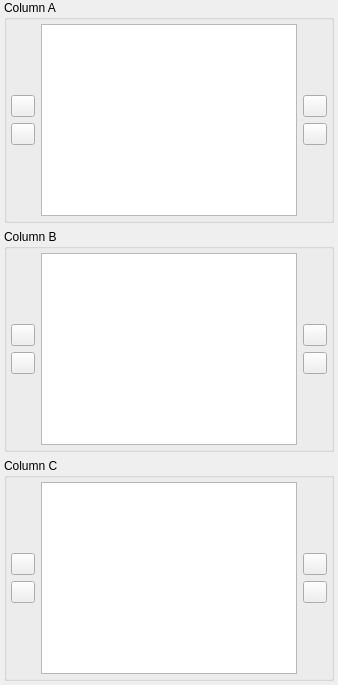
             <widget class="QWidget" name="newQSODetailPage">
              <layout class="QVBoxLayout" name="verticalLayout_20">
               <property name="leftMargin">
                <number>4</number>
               </property>
               <property name="topMargin">
                <number>0</number>
               </property>
               <property name="rightMargin">
                <number>4</number>
               </property>
               <property name="bottomMargin">
                <number>4</number>
               </property>
               <item>
                <widget class="QGroupBox" name="detailColAGroupBox">
                 <property name="title">
                  <string>Column A</string>
                 </property>
                 <layout class="QHBoxLayout" name="horizontalLayout_6">
                  <property name="leftMargin">
                   <number>4</number>
                  </property>
                  <property name="topMargin">
                   <number>4</number>
                  </property>
                  <property name="rightMargin">
                   <number>4</number>
                  </property>
                  <property name="bottomMargin">
                   <number>4</number>
                  </property>
                  <item>
                   <layout class="QVBoxLayout" name="verticalLayout_14">
                    <item>
                     <spacer name="verticalSpacer_23">
                      <property name="orientation">
                       <enum>Qt::Vertical</enum>
                      </property>
                      <property name="sizeHint" stdset="0">
                       <size>
                        <width>20</width>
                        <height>40</height>
                       </size>
                      </property>
                     </spacer>
                    </item>
                    <item>
                     <widget class="QPushButton" name="moveToDetailColAButton">
                      <property name="sizePolicy">
                       <sizepolicy hsizetype="Maximum" vsizetype="Fixed">
                        <horstretch>0</horstretch>
                        <verstretch>0</verstretch>
                       </sizepolicy>
                      </property>
                      <property name="maximumSize">
                       <size>
                        <width>24</width>
                        <height>24</height>
                       </size>
                      </property>
                      <property name="toolTip">
                       <string>Move selected fields from the Available Fields List to the Row A</string>
                      </property>
                      <property name="text">
                       <string notr="true"/>
                      </property>
                      <property name="icon">
                       <iconset resource="../res/icons/icons.qrc">
                        <normaloff>:/icons/baseline-play_arrow-24px.svg</normaloff>:/icons/baseline-play_arrow-24px.svg</iconset>
                      </property>
                     </widget>
                    </item>
                    <item>
                     <widget class="QPushButton" name="removeFromDetailColAButton">
                      <property name="sizePolicy">
                       <sizepolicy hsizetype="Maximum" vsizetype="Fixed">
                        <horstretch>0</horstretch>
                        <verstretch>0</verstretch>
                       </sizepolicy>
                      </property>
                      <property name="maximumSize">
                       <size>
                        <width>24</width>
                        <height>24</height>
                       </size>
                      </property>
                      <property name="toolTip">
                       <string>Remove selected field from the Row A</string>
                      </property>
                      <property name="text">
                       <string notr="true"/>
                      </property>
                      <property name="icon">
                       <iconset resource="../res/icons/icons.qrc">
                        <normaloff>:/icons/baseline-play_back-24px.svg</normaloff>:/icons/baseline-play_back-24px.svg</iconset>
                      </property>
                     </widget>
                    </item>
                    <item>
                     <spacer name="verticalSpacer_24">
                      <property name="orientation">
                       <enum>Qt::Vertical</enum>
                      </property>
                      <property name="sizeHint" stdset="0">
                       <size>
                        <width>20</width>
                        <height>40</height>
                       </size>
                      </property>
                     </spacer>
                    </item>
                   </layout>
                  </item>
                  <item>
                   <widget class="QListView" name="detailColAFieldsListView">
                    <property name="toolTip">
                     <string>List of fields in the first QSO Detail Column</string>
                    </property>
                    <property name="editTriggers">
                     <set>QAbstractItemView::NoEditTriggers</set>
                    </property>
                    <property name="showDropIndicator" stdset="0">
                     <bool>false</bool>
                    </property>
                    <property name="verticalScrollMode">
                     <enum>QAbstractItemView::ScrollPerPixel</enum>
                    </property>
                    <property name="horizontalScrollMode">
                     <enum>QAbstractItemView::ScrollPerPixel</enum>
                    </property>
                   </widget>
                  </item>
                  <item>
                   <layout class="QVBoxLayout" name="verticalLayout_15">
                    <item>
                     <spacer name="verticalSpacer_25">
                      <property name="orientation">
                       <enum>Qt::Vertical</enum>
                      </property>
                      <property name="sizeHint" stdset="0">
                       <size>
                        <width>20</width>
                        <height>40</height>
                       </size>
                      </property>
                     </spacer>
                    </item>
                    <item>
                     <widget class="QPushButton" name="detailColAUpButton">
                      <property name="sizePolicy">
                       <sizepolicy hsizetype="Maximum" vsizetype="Fixed">
                        <horstretch>0</horstretch>
                        <verstretch>0</verstretch>
                       </sizepolicy>
                      </property>
                      <property name="maximumSize">
                       <size>
                        <width>24</width>
                        <height>24</height>
                       </size>
                      </property>
                      <property name="toolTip">
                       <string>Change the order. Move selected field up</string>
                      </property>
                      <property name="text">
                       <string notr="true"/>
                      </property>
                      <property name="icon">
                       <iconset resource="../res/icons/icons.qrc">
                        <normaloff>:/icons/baseline-play_up-24px.svg</normaloff>:/icons/baseline-play_up-24px.svg</iconset>
                      </property>
                     </widget>
                    </item>
                    <item>
                     <widget class="QPushButton" name="detailColADownButton">
                      <property name="sizePolicy">
                       <sizepolicy hsizetype="Maximum" vsizetype="Fixed">
                        <horstretch>0</horstretch>
                        <verstretch>0</verstretch>
                       </sizepolicy>
                      </property>
                      <property name="maximumSize">
                       <size>
                        <width>24</width>
                        <height>24</height>
                       </size>
                      </property>
                      <property name="toolTip">
                       <string>Change the order. Move selected field down</string>
                      </property>
                      <property name="text">
                       <string notr="true"/>
                      </property>
                      <property name="icon">
                       <iconset resource="../res/icons/icons.qrc">
                        <normaloff>:/icons/baseline-play_down-24px.svg</normaloff>:/icons/baseline-play_down-24px.svg</iconset>
                      </property>
                     </widget>
                    </item>
                    <item>
                     <spacer name="verticalSpacer_26">
                      <property name="orientation">
                       <enum>Qt::Vertical</enum>
                      </property>
                      <property name="sizeHint" stdset="0">
                       <size>
                        <width>20</width>
                        <height>40</height>
                       </size>
                      </property>
                     </spacer>
                    </item>
                   </layout>
                  </item>
                 </layout>
                </widget>
               </item>
               <item>
                <widget class="QGroupBox" name="detailColBGroupBox">
                 <property name="title">
                  <string>Column B</string>
                 </property>
                 <layout class="QHBoxLayout" name="horizontalLayout_7">
                  <property name="leftMargin">
                   <number>4</number>
                  </property>
                  <property name="topMargin">
                   <number>4</number>
                  </property>
                  <property name="rightMargin">
                   <number>4</number>
                  </property>
                  <property name="bottomMargin">
                   <number>4</number>
                  </property>
                  <item>
                   <layout class="QVBoxLayout" name="verticalLayout_16">
                    <item>
                     <spacer name="verticalSpacer_27">
                      <property name="orientation">
                       <enum>Qt::Vertical</enum>
                      </property>
                      <property name="sizeHint" stdset="0">
                       <size>
                        <width>20</width>
                        <height>40</height>
                       </size>
                      </property>
                     </spacer>
                    </item>
                    <item>
                     <widget class="QPushButton" name="moveToDetailColBButton">
                      <property name="sizePolicy">
                       <sizepolicy hsizetype="Maximum" vsizetype="Fixed">
                        <horstretch>0</horstretch>
                        <verstretch>0</verstretch>
                       </sizepolicy>
                      </property>
                      <property name="maximumSize">
                       <size>
                        <width>24</width>
                        <height>24</height>
                       </size>
                      </property>
                      <property name="toolTip">
                       <string>Move selected fields from the Available Fields List to the Row A</string>
                      </property>
                      <property name="text">
                       <string notr="true"/>
                      </property>
                      <property name="icon">
                       <iconset resource="../res/icons/icons.qrc">
                        <normaloff>:/icons/baseline-play_arrow-24px.svg</normaloff>:/icons/baseline-play_arrow-24px.svg</iconset>
                      </property>
                     </widget>
                    </item>
                    <item>
                     <widget class="QPushButton" name="removeFromDetailColBButton">
                      <property name="sizePolicy">
                       <sizepolicy hsizetype="Maximum" vsizetype="Fixed">
                        <horstretch>0</horstretch>
                        <verstretch>0</verstretch>
                       </sizepolicy>
                      </property>
                      <property name="maximumSize">
                       <size>
                        <width>24</width>
                        <height>24</height>
                       </size>
                      </property>
                      <property name="toolTip">
                       <string>Remove selected field from the Row A</string>
                      </property>
                      <property name="text">
                       <string notr="true"/>
                      </property>
                      <property name="icon">
                       <iconset resource="../res/icons/icons.qrc">
                        <normaloff>:/icons/baseline-play_back-24px.svg</normaloff>:/icons/baseline-play_back-24px.svg</iconset>
                      </property>
                     </widget>
                    </item>
                    <item>
                     <spacer name="verticalSpacer_28">
                      <property name="orientation">
                       <enum>Qt::Vertical</enum>
                      </property>
                      <property name="sizeHint" stdset="0">
                       <size>
                        <width>20</width>
                        <height>40</height>
                       </size>
                      </property>
                     </spacer>
                    </item>
                   </layout>
                  </item>
                  <item>
                   <widget class="QListView" name="detailColBFieldsListView">
                    <property name="toolTip">
                     <string>List of fields in the second QSO Detail Column</string>
                    </property>
                    <property name="editTriggers">
                     <set>QAbstractItemView::NoEditTriggers</set>
                    </property>
                    <property name="showDropIndicator" stdset="0">
                     <bool>false</bool>
                    </property>
                    <property name="verticalScrollMode">
                     <enum>QAbstractItemView::ScrollPerPixel</enum>
                    </property>
                    <property name="horizontalScrollMode">
                     <enum>QAbstractItemView::ScrollPerPixel</enum>
                    </property>
                   </widget>
                  </item>
                  <item>
                   <layout class="QVBoxLayout" name="verticalLayout_17">
                    <item>
                     <spacer name="verticalSpacer_29">
                      <property name="orientation">
                       <enum>Qt::Vertical</enum>
                      </property>
                      <property name="sizeHint" stdset="0">
                       <size>
                        <width>20</width>
                        <height>40</height>
                       </size>
                      </property>
                     </spacer>
                    </item>
                    <item>
                     <widget class="QPushButton" name="detailColBUpButton">
                      <property name="sizePolicy">
                       <sizepolicy hsizetype="Maximum" vsizetype="Fixed">
                        <horstretch>0</horstretch>
                        <verstretch>0</verstretch>
                       </sizepolicy>
                      </property>
                      <property name="maximumSize">
                       <size>
                        <width>24</width>
                        <height>24</height>
                       </size>
                      </property>
                      <property name="toolTip">
                       <string>Change the order. Move selected field up</string>
                      </property>
                      <property name="text">
                       <string notr="true"/>
                      </property>
                      <property name="icon">
                       <iconset resource="../res/icons/icons.qrc">
                        <normaloff>:/icons/baseline-play_up-24px.svg</normaloff>:/icons/baseline-play_up-24px.svg</iconset>
                      </property>
                     </widget>
                    </item>
                    <item>
                     <widget class="QPushButton" name="detailColBDownButton">
                      <property name="sizePolicy">
                       <sizepolicy hsizetype="Maximum" vsizetype="Fixed">
                        <horstretch>0</horstretch>
                        <verstretch>0</verstretch>
                       </sizepolicy>
                      </property>
                      <property name="maximumSize">
                       <size>
                        <width>24</width>
                        <height>24</height>
                       </size>
                      </property>
                      <property name="toolTip">
                       <string>Change the order. Move selected field down</string>
                      </property>
                      <property name="text">
                       <string notr="true"/>
                      </property>
                      <property name="icon">
                       <iconset resource="../res/icons/icons.qrc">
                        <normaloff>:/icons/baseline-play_down-24px.svg</normaloff>:/icons/baseline-play_down-24px.svg</iconset>
                      </property>
                     </widget>
                    </item>
                    <item>
                     <spacer name="verticalSpacer_30">
                      <property name="orientation">
                       <enum>Qt::Vertical</enum>
                      </property>
                      <property name="sizeHint" stdset="0">
                       <size>
                        <width>20</width>
                        <height>40</height>
                       </size>
                      </property>
                     </spacer>
                    </item>
                   </layout>
                  </item>
                 </layout>
                </widget>
               </item>
               <item>
                <widget class="QGroupBox" name="detailColCGroupBox">
                 <property name="title">
                  <string>Column C</string>
                 </property>
                 <layout class="QHBoxLayout" name="horizontalLayout_8">
                  <property name="leftMargin">
                   <number>4</number>
                  </property>
                  <property name="topMargin">
                   <number>4</number>
                  </property>
                  <property name="rightMargin">
                   <number>4</number>
                  </property>
                  <property name="bottomMargin">
                   <number>4</number>
                  </property>
                  <item>
                   <layout class="QVBoxLayout" name="verticalLayout_18">
                    <item>
                     <spacer name="verticalSpacer_31">
                      <property name="orientation">
                       <enum>Qt::Vertical</enum>
                      </property>
                      <property name="sizeHint" stdset="0">
                       <size>
                        <width>20</width>
                        <height>40</height>
                       </size>
                      </property>
                     </spacer>
                    </item>
                    <item>
                     <widget class="QPushButton" name="moveToDetailColCButton">
                      <property name="sizePolicy">
                       <sizepolicy hsizetype="Maximum" vsizetype="Fixed">
                        <horstretch>0</horstretch>
                        <verstretch>0</verstretch>
                       </sizepolicy>
                      </property>
                      <property name="maximumSize">
                       <size>
                        <width>24</width>
                        <height>24</height>
                       </size>
                      </property>
                      <property name="toolTip">
                       <string>Move selected fields from the Available Fields List to the Row A</string>
                      </property>
                      <property name="text">
                       <string notr="true"/>
                      </property>
                      <property name="icon">
                       <iconset resource="../res/icons/icons.qrc">
                        <normaloff>:/icons/baseline-play_arrow-24px.svg</normaloff>:/icons/baseline-play_arrow-24px.svg</iconset>
                      </property>
                     </widget>
                    </item>
                    <item>
                     <widget class="QPushButton" name="removeFromDetailColCButton">
                      <property name="sizePolicy">
                       <sizepolicy hsizetype="Maximum" vsizetype="Fixed">
                        <horstretch>0</horstretch>
                        <verstretch>0</verstretch>
                       </sizepolicy>
                      </property>
                      <property name="maximumSize">
                       <size>
                        <width>24</width>
                        <height>24</height>
                       </size>
                      </property>
                      <property name="toolTip">
                       <string>Remove selected field from the Row A</string>
                      </property>
                      <property name="text">
                       <string notr="true"/>
                      </property>
                      <property name="icon">
                       <iconset resource="../res/icons/icons.qrc">
                        <normaloff>:/icons/baseline-play_back-24px.svg</normaloff>:/icons/baseline-play_back-24px.svg</iconset>
                      </property>
                     </widget>
                    </item>
                    <item>
                     <spacer name="verticalSpacer_32">
                      <property name="orientation">
                       <enum>Qt::Vertical</enum>
                      </property>
                      <property name="sizeHint" stdset="0">
                       <size>
                        <width>20</width>
                        <height>40</height>
                       </size>
                      </property>
                     </spacer>
                    </item>
                   </layout>
                  </item>
                  <item>
                   <widget class="QListView" name="detailColCFieldsListView">
                    <property name="toolTip">
                     <string>List of fields in the third QSO Detail Column</string>
                    </property>
                    <property name="editTriggers">
                     <set>QAbstractItemView::NoEditTriggers</set>
                    </property>
                    <property name="showDropIndicator" stdset="0">
                     <bool>false</bool>
                    </property>
                    <property name="verticalScrollMode">
                     <enum>QAbstractItemView::ScrollPerPixel</enum>
                    </property>
                    <property name="horizontalScrollMode">
                     <enum>QAbstractItemView::ScrollPerPixel</enum>
                    </property>
                   </widget>
                  </item>
                  <item>
                   <layout class="QVBoxLayout" name="verticalLayout_19">
                    <item>
                     <spacer name="verticalSpacer_33">
                      <property name="orientation">
                       <enum>Qt::Vertical</enum>
                      </property>
                      <property name="sizeHint" stdset="0">
                       <size>
                        <width>20</width>
                        <height>40</height>
                       </size>
                      </property>
                     </spacer>
                    </item>
                    <item>
                     <widget class="QPushButton" name="detailColCUpButton">
                      <property name="sizePolicy">
                       <sizepolicy hsizetype="Maximum" vsizetype="Fixed">
                        <horstretch>0</horstretch>
                        <verstretch>0</verstretch>
                       </sizepolicy>
                      </property>
                      <property name="maximumSize">
                       <size>
                        <width>24</width>
                        <height>24</height>
                       </size>
                      </property>
                      <property name="toolTip">
                       <string>Change the order. Move selected field up</string>
                      </property>
                      <property name="text">
                       <string notr="true"/>
                      </property>
                      <property name="icon">
                       <iconset resource="../res/icons/icons.qrc">
                        <normaloff>:/icons/baseline-play_up-24px.svg</normaloff>:/icons/baseline-play_up-24px.svg</iconset>
                      </property>
                     </widget>
                    </item>
                    <item>
                     <widget class="QPushButton" name="detailColCDownButton">
                      <property name="sizePolicy">
                       <sizepolicy hsizetype="Maximum" vsizetype="Fixed">
                        <horstretch>0</horstretch>
                        <verstretch>0</verstretch>
                       </sizepolicy>
                      </property>
                      <property name="maximumSize">
                       <size>
                        <width>24</width>
                        <height>24</height>
                       </size>
                      </property>
                      <property name="toolTip">
                       <string>Change the order. Move selected field down</string>
                      </property>
                      <property name="text">
                       <string notr="true"/>
                      </property>
                      <property name="icon">
                       <iconset resource="../res/icons/icons.qrc">
                        <normaloff>:/icons/baseline-play_down-24px.svg</normaloff>:/icons/baseline-play_down-24px.svg</iconset>
                      </property>
                     </widget>
                    </item>
                    <item>
                     <spacer name="verticalSpacer_34">
                      <property name="orientation">
                       <enum>Qt::Vertical</enum>
                      </property>
                      <property name="sizeHint" stdset="0">
                       <size>
                        <width>20</width>
                        <height>40</height>
                       </size>
                      </property>
                     </spacer>
                    </item>
                   </layout>
                  </item>
                 </layout>
                </widget>
               </item>
              </layout>
             </widget>
